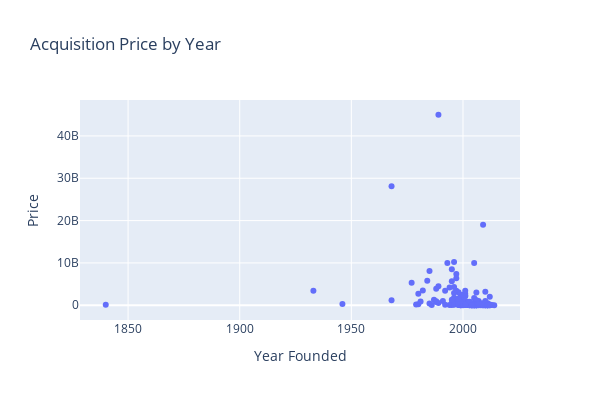

Notebook code cell kept with this figure:
### Code cell
fig = px.scatter(
    acquired,
    x="Year Founded",
    y="Price",
    title="Acquisition Price by Year",
    width=600,
    height=400,
)
fig.show()

### Figure 1 — Plotly figure (JSON) as saved in the notebook; plotly's stock layout.template omitted (floating-point values rounded to 4 significant figures; data arrays with more than 128 entries replaced by an {"elided": "..."} marker saying what was removed)
{"data": [{"hovertemplate": "Year Founded=%{x}<br>Price=%{y}<extra></extra>", "legendgroup": "", "marker": {"color": "#636efa", "symbol": "circle"}, "mode": "markers", "name": "", "orientation": "v", "showlegend": false, "type": "scatter", "x": {"elided": "310 int values"}, "xaxis": "x", "y": {"elided": "310 int values"}, "yaxis": "y"}], "layout": {"height": 400, "legend": {"tracegroupgap": 0}, "title": {"text": "Acquisition Price by Year"}, "width": 600, "xaxis": {"anchor": "y", "domain": [0, 1], "title": {"text": "Year Founded"}}, "yaxis": {"anchor": "x", "domain": [0, 1], "title": {"text": "Price"}}}}
